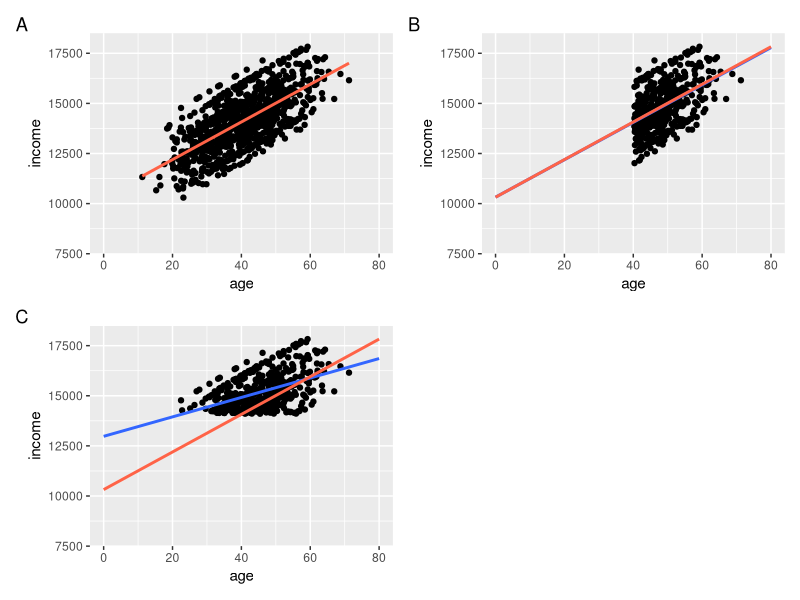
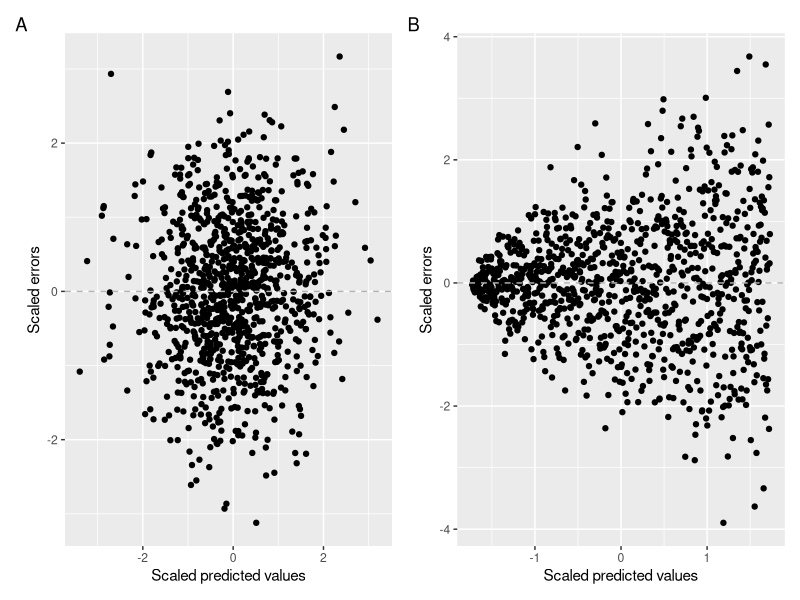

These charts were generated, in order, by the following R code:
## ---- chunk 1
library(tidyverse)
library(patchwork)

knitr::opts_chunk$set(echo = FALSE)
## ---- chunk 2
rep_df = tibble(age = rnorm(1000, 40, 10),
                income = 10000 + 100*age + rnorm(100, 0, 1000))

full_plot = ggplot(data = rep_df, aes(x = age, y = income)) +
  geom_point() +
  geom_smooth(method = "lm", se = F, color = "tomato") +
  scale_x_continuous(limits = c(0,80)) +
  scale_y_continuous(limits = c(8000,18000))

con_age_plot = ggplot(data = rep_df[rep_df$age > mean(rep_df$age),], aes(x = age, y = income)) +
  geom_point() +
  geom_smooth(method = "lm", se = F, fullrange = T) +
  geom_smooth(method = "lm", se = F, fullrange = T, data = rep_df, color = "tomato") +
  scale_x_continuous(limits = c(0,80)) +
  scale_y_continuous(limits = c(8000,18000))

con_income_plot = ggplot(data = rep_df[rep_df$income > mean(rep_df$income),], aes(x = age, y = income)) +
  geom_point() +
  geom_smooth(method = "lm", se = F, fullrange = T) +
    geom_smooth(method = "lm", se = F, fullrange = T, data = rep_df, color = "tomato") +
  scale_x_continuous(limits = c(0,80)) +
  scale_y_continuous(limits = c(8000,18000))

full_plot + con_age_plot + con_income_plot + plot_layout(nrow = 2) + plot_annotation(tag_levels = "A")
## ---- chunk 3

set.seed(1234)

#homodescadistic data
x_const = rnorm(n = 1000)
y_const = rnorm(n = 1000)
plot_homodescadistic = qplot(x = x_const, y = y_const) + labs(x = "Scaled predicted values", y = "Scaled errors")+ geom_hline(yintercept = 0, linetype = "dashed", color = "grey70")

#heterodescadistic data
n=1:1000
eps = rnorm(n,mean=0,sd=sqrt(n^1.3))
y= n + eps
mod <- lm(y ~ n)
plot_heterodescadistic = qplot(scale(mod$fitted.values),scale(mod$residuals)) + labs(x = "Scaled predicted values", y = "Scaled errors") + geom_hline(yintercept = 0, linetype = "dashed", color = "grey70")


plot_homodescadistic + plot_heterodescadistic + plot_annotation(tag_levels = "A")
